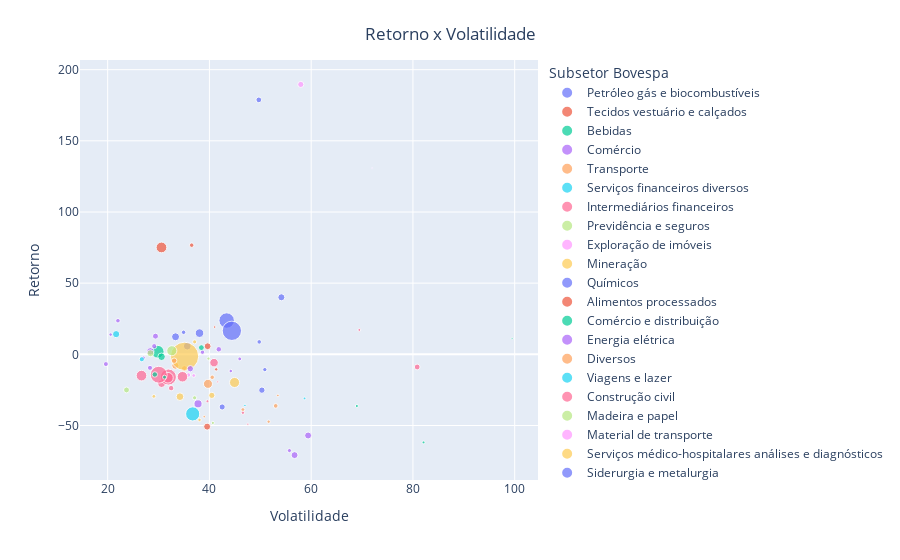

Notebook source saved alongside this figure:
### Code cell
fig = px.scatter(
    data_frame=vol_part,
    x='Volatilidade',
    y='Retorno',
    size='Participação no Ibovespa',
    color='Subsetor Bovespa',
    hover_name='Ativo',
)
fig.update_layout({'title': {'text': 'Retorno x Volatilidade', 'x':0.5, 'y':0.95}})
fig.show()

### Figure 1 — Plotly figure (JSON) as saved in the notebook; plotly's stock layout.template omitted (floating-point values rounded to 4 significant figures)
{"data": [{"hovertemplate": "<b>%{hovertext}</b><br><br>Subsetor Bovespa=Petróleo gás e biocombustíveis<br>Volatilidade=%{x}<br>Retorno=%{y}<br>Participação no Ibovespa=%{marker.size}<extra></extra>", "hovertext": ["RRRP3", "CSAN3", "PETR3", "PETR4", "PRIO3", "UGPA3", "VBBR3"], "legendgroup": "Petróleo gás e biocombustíveis", "marker": {"color": "#636efa", "size": [0.356, 1.225, 4.616, 7.185, 0.956, 0.726, 1.163], "sizemode": "area", "sizeref": 0.03853, "symbol": "circle"}, "mode": "markers", "name": "Petróleo gás e biocombustíveis", "orientation": "v", "showlegend": true, "type": "scatter", "x": [50.89, 33.34, 43.39, 44.41, 54.14, 42.51, 35.65], "xaxis": "x", "y": [-10.75, 12.32, 23.73, 16.52, 40.06, -36.98, 5.749], "yaxis": "y"}, {"hovertemplate": "<b>%{hovertext}</b><br><br>Subsetor Bovespa=Tecidos vestuário e calçados<br>Volatilidade=%{x}<br>Retorno=%{y}<br>Participação no Ibovespa=%{marker.size}<extra></extra>", "hovertext": ["ALPA4"], "legendgroup": "Tecidos vestuário e calçados", "marker": {"color": "#EF553B", "size": [0.227], "sizemode": "area", "sizeref": 0.03853, "symbol": "circle"}, "mode": "markers", "name": "Tecidos vestuário e calçados", "orientation": "v", "showlegend": true, "type": "scatter", "x": [41.33], "xaxis": "x", "y": [-10.56], "yaxis": "y"}, {"hovertemplate": "<b>%{hovertext}</b><br><br>Subsetor Bovespa=Bebidas<br>Volatilidade=%{x}<br>Retorno=%{y}<br>Participação no Ibovespa=%{marker.size}<extra></extra>", "hovertext": ["ABEV3"], "legendgroup": "Bebidas", "marker": {"color": "#00cc96", "size": [3.134], "sizemode": "area", "sizeref": 0.03853, "symbol": "circle"}, "mode": "markers", "name": "Bebidas", "orientation": "v", "showlegend": true, "type": "scatter", "x": [29.84], "xaxis": "x", "y": [1.823], "yaxis": "y"}, {"hovertemplate": "<b>%{hovertext}</b><br><br>Subsetor Bovespa=Comércio<br>Volatilidade=%{x}<br>Retorno=%{y}<br>Participação no Ibovespa=%{marker.size}<extra></extra>", "hovertext": ["AMER3", "SOMA3", "LREN3", "MGLU3", "PETZ3", "VIIA3"], "legendgroup": "Comércio", "marker": {"color": "#ab63fa", "size": [0.941, 0.289, 1.261, 0.928, 0.241, 0.331], "sizemode": "area", "sizeref": 0.03853, "symbol": "circle"}, "mode": "markers", "name": "Comércio", "orientation": "v", "showlegend": true, "type": "scatter", "x": [59.4, 45.96, 37.76, 56.74, 44.2, 55.73], "xaxis": "x", "y": [-57.03, -3.194, -34.8, -70.82, -11.75, -67.63], "yaxis": "y"}, {"hovertemplate": "<b>%{hovertext}</b><br><br>Subsetor Bovespa=Transporte<br>Volatilidade=%{x}<br>Retorno=%{y}<br>Participação no Ibovespa=%{marker.size}<extra></extra>", "hovertext": ["AZUL4", "CCRO3", "ECOR3", "GOLL4", "RAIL3"], "legendgroup": "Transporte", "marker": {"color": "#FFA15A", "size": [0.421, 0.646, 0.122, 0.134, 0.976], "sizemode": "area", "sizeref": 0.03853, "symbol": "circle"}, "mode": "markers", "name": "Transporte", "orientation": "v", "showlegend": true, "type": "scatter", "x": [53.03, 35.09, 38.98, 53.45, 33.3], "xaxis": "x", "y": [-36.23, -10.01, -43.78, -28.89, -7.979], "yaxis": "y"}, {"hovertemplate": "<b>%{hovertext}</b><br><br>Subsetor Bovespa=Serviços financeiros diversos<br>Volatilidade=%{x}<br>Retorno=%{y}<br>Participação no Ibovespa=%{marker.size}<extra></extra>", "hovertext": ["B3SA3", "CIEL3"], "legendgroup": "Serviços financeiros diversos", "marker": {"color": "#19d3f3", "size": [3.854, 0.119], "sizemode": "area", "sizeref": 0.03853, "symbol": "circle"}, "mode": "markers", "name": "Serviços financeiros diversos", "orientation": "v", "showlegend": true, "type": "scatter", "x": [36.71, 46.98], "xaxis": "x", "y": [-41.86, -35.88], "yaxis": "y"}, {"hovertemplate": "<b>%{hovertext}</b><br><br>Subsetor Bovespa=Intermediários financeiros<br>Volatilidade=%{x}<br>Retorno=%{y}<br>Participação no Ibovespa=%{marker.size}<extra></extra>", "hovertext": ["BIDI11", "BPAN4", "BBDC3", "BBDC4", "BBAS3", "BPAC11", "ITSA4", "ITUB4", "SANB11"], "legendgroup": "Intermediários financeiros", "marker": {"color": "#FF6692", "size": [0.653, 0.162, 1.2, 4.956, 2.179, 1.402, 2.2, 5.497, 0.573], "sizemode": "area", "sizeref": 0.03853, "symbol": "circle"}, "mode": "markers", "name": "Intermediários financeiros", "orientation": "v", "showlegend": true, "type": "scatter", "x": [80.83, 69.46, 30.6, 31.93, 31.85, 40.91, 26.65, 30.04, 32.48], "xaxis": "x", "y": [-8.901, 17.14, -20.55, -15.96, -16.44, -5.853, -14.96, -14.33, -23.75], "yaxis": "y"}, {"hovertemplate": "<b>%{hovertext}</b><br><br>Subsetor Bovespa=Previdência e seguros<br>Volatilidade=%{x}<br>Retorno=%{y}<br>Participação no Ibovespa=%{marker.size}<extra></extra>", "hovertext": ["BBSE3", "IRBR3", "SULA11"], "legendgroup": "Previdência e seguros", "marker": {"color": "#B6E880", "size": [0.677, 0.197, 0.328], "sizemode": "area", "sizeref": 0.03853, "symbol": "circle"}, "mode": "markers", "name": "Previdência e seguros", "orientation": "v", "showlegend": true, "type": "scatter", "x": [23.71, 40.67, 37.09], "xaxis": "x", "y": [-25.04, -48.2, -30.54], "yaxis": "y"}, {"hovertemplate": "<b>%{hovertext}</b><br><br>Subsetor Bovespa=Exploração de imóveis<br>Volatilidade=%{x}<br>Retorno=%{y}<br>Participação no Ibovespa=%{marker.size}<extra></extra>", "hovertext": ["BRML3", "MULT3"], "legendgroup": "Exploração de imóveis", "marker": {"color": "#FF97FF", "size": [0.369, 0.265], "sizemode": "area", "sizeref": 0.03853, "symbol": "circle"}, "mode": "markers", "name": "Exploração de imóveis", "orientation": "v", "showlegend": true, "type": "scatter", "x": [35.88, 36.92], "xaxis": "x", "y": [-14.51, -14.88], "yaxis": "y"}, {"hovertemplate": "<b>%{hovertext}</b><br><br>Subsetor Bovespa=Mineração<br>Volatilidade=%{x}<br>Retorno=%{y}<br>Participação no Ibovespa=%{marker.size}<extra></extra>", "hovertext": ["BRAP4", "VALE3"], "legendgroup": "Mineração", "marker": {"color": "#FECB52", "size": [0.325, 15.41], "sizemode": "area", "sizeref": 0.03853, "symbol": "circle"}, "mode": "markers", "name": "Mineração", "orientation": "v", "showlegend": true, "type": "scatter", "x": [37.1, 35.11], "xaxis": "x", "y": [8.755, -1.397], "yaxis": "y"}, {"hovertemplate": "<b>%{hovertext}</b><br><br>Subsetor Bovespa=Químicos<br>Volatilidade=%{x}<br>Retorno=%{y}<br>Participação no Ibovespa=%{marker.size}<extra></extra>", "hovertext": ["BRKM5"], "legendgroup": "Químicos", "marker": {"color": "#636efa", "size": [0.63], "sizemode": "area", "sizeref": 0.03853, "symbol": "circle"}, "mode": "markers", "name": "Químicos", "orientation": "v", "showlegend": true, "type": "scatter", "x": [49.71], "xaxis": "x", "y": [178.8], "yaxis": "y"}, {"hovertemplate": "<b>%{hovertext}</b><br><br>Subsetor Bovespa=Alimentos processados<br>Volatilidade=%{x}<br>Retorno=%{y}<br>Participação no Ibovespa=%{marker.size}<extra></extra>", "hovertext": ["BRFS3", "JBSS3", "MRFG3", "BEEF3"], "legendgroup": "Alimentos processados", "marker": {"color": "#EF553B", "size": [0.9, 2.225, 0.393, 0.118], "sizemode": "area", "sizeref": 0.03853, "symbol": "circle"}, "mode": "markers", "name": "Alimentos processados", "orientation": "v", "showlegend": true, "type": "scatter", "x": [39.65, 30.58, 36.52, 41.03], "xaxis": "x", "y": [5.678, 75.09, 76.7, 19.15], "yaxis": "y"}, {"hovertemplate": "<b>%{hovertext}</b><br><br>Subsetor Bovespa=Comércio e distribuição<br>Volatilidade=%{x}<br>Retorno=%{y}<br>Participação no Ibovespa=%{marker.size}<extra></extra>", "hovertext": ["CRFB3", "HYPE3", "PCAR3", "RADL3"], "legendgroup": "Comércio e distribuição", "marker": {"color": "#00cc96", "size": [0.303, 0.576, 0.16, 1.103], "sizemode": "area", "sizeref": 0.03853, "symbol": "circle"}, "mode": "markers", "name": "Comércio e distribuição", "orientation": "v", "showlegend": true, "type": "scatter", "x": [31.18, 29.27, 82.09, 30.59], "xaxis": "x", "y": [-16.04, -14.16, -61.91, -1.721], "yaxis": "y"}, {"hovertemplate": "<b>%{hovertext}</b><br><br>Subsetor Bovespa=Energia elétrica<br>Volatilidade=%{x}<br>Retorno=%{y}<br>Participação no Ibovespa=%{marker.size}<extra></extra>", "hovertext": ["CMIG4", "CPLE6", "CPFE3", "ELET3", "ELET6", "ENBR3", "ENGI11", "ENEV3", "EGIE3", "EQTL3", "TAEE11"], "legendgroup": "Energia elétrica", "marker": {"color": "#ab63fa", "size": [0.689, 0.517, 0.252, 0.581, 0.386, 0.236, 0.499, 0.776, 0.479, 1.069, 0.396], "sizemode": "area", "sizeref": 0.03853, "symbol": "circle"}, "mode": "markers", "name": "Energia elétrica", "orientation": "v", "showlegend": true, "type": "scatter", "x": [29.4, 29.15, 27.06, 41.84, 38.63, 20.59, 28.32, 36.25, 19.65, 28.39, 22.02], "xaxis": "x", "y": [12.76, 5.743, -2.441, 3.535, 1.511, 13.86, -9.497, -10.12, -6.847, 2.096, 23.61], "yaxis": "y"}, {"hovertemplate": "<b>%{hovertext}</b><br><br>Subsetor Bovespa=Diversos<br>Volatilidade=%{x}<br>Retorno=%{y}<br>Participação no Ibovespa=%{marker.size}<extra></extra>", "hovertext": ["COGN3", "RENT3", "LCAM3", "YDUQ3"], "legendgroup": "Diversos", "marker": {"color": "#FFA15A", "size": [0.215, 1.579, 0.384, 0.299], "sizemode": "area", "sizeref": 0.03853, "symbol": "circle"}, "mode": "markers", "name": "Diversos", "orientation": "v", "showlegend": true, "type": "scatter", "x": [51.64, 39.71, 40.55, 46.58], "xaxis": "x", "y": [-47.32, -20.74, -16.11, -38.87], "yaxis": "y"}, {"hovertemplate": "<b>%{hovertext}</b><br><br>Subsetor Bovespa=Viagens e lazer<br>Volatilidade=%{x}<br>Retorno=%{y}<br>Participação no Ibovespa=%{marker.size}<extra></extra>", "hovertext": ["CVCB3"], "legendgroup": "Viagens e lazer", "marker": {"color": "#19d3f3", "size": [0.139], "sizemode": "area", "sizeref": 0.03853, "symbol": "circle"}, "mode": "markers", "name": "Viagens e lazer", "orientation": "v", "showlegend": true, "type": "scatter", "x": [58.7], "xaxis": "x", "y": [-31.0], "yaxis": "y"}, {"hovertemplate": "<b>%{hovertext}</b><br><br>Subsetor Bovespa=Construção civil<br>Volatilidade=%{x}<br>Retorno=%{y}<br>Participação no Ibovespa=%{marker.size}<extra></extra>", "hovertext": ["CYRE3", "EZTC3", "JHSF3", "MRVE3"], "legendgroup": "Construção civil", "marker": {"color": "#FF6692", "size": [0.219, 0.1, 0.085, 0.176], "sizemode": "area", "sizeref": 0.03853, "symbol": "circle"}, "mode": "markers", "name": "Construção civil", "orientation": "v", "showlegend": true, "type": "scatter", "x": [46.58, 47.56, 41.64, 39.62], "xaxis": "x", "y": [-41.03, -49.1, -19.36, -32.97], "yaxis": "y"}, {"hovertemplate": "<b>%{hovertext}</b><br><br>Subsetor Bovespa=Madeira e papel<br>Volatilidade=%{x}<br>Retorno=%{y}<br>Participação no Ibovespa=%{marker.size}<extra></extra>", "hovertext": ["DXCO3", "KLBN11", "SUZB3"], "legendgroup": "Madeira e papel", "marker": {"color": "#B6E880", "size": [0.193, 0.936, 1.966], "sizemode": "area", "sizeref": 0.03853, "symbol": "circle"}, "mode": "markers", "name": "Madeira e papel", "orientation": "v", "showlegend": true, "type": "scatter", "x": [39.81, 28.41, 32.61], "xaxis": "x", "y": [-2.981, 0.7574, 2.507], "yaxis": "y"}, {"hovertemplate": "<b>%{hovertext}</b><br><br>Subsetor Bovespa=Material de transporte<br>Volatilidade=%{x}<br>Retorno=%{y}<br>Participação no Ibovespa=%{marker.size}<extra></extra>", "hovertext": ["EMBR3"], "legendgroup": "Material de transporte", "marker": {"color": "#FF97FF", "size": [0.728], "sizemode": "area", "sizeref": 0.03853, "symbol": "circle"}, "mode": "markers", "name": "Material de transporte", "orientation": "v", "showlegend": true, "type": "scatter", "x": [57.95], "xaxis": "x", "y": [189.6], "yaxis": "y"}, {"hovertemplate": "<b>%{hovertext}</b><br><br>Subsetor Bovespa=Serviços médico-hospitalares análises e diagnósticos<br>Volatilidade=%{x}<br>Retorno=%{y}<br>Participação no Ibovespa=%{marker.size}<extra></extra>", "hovertext": ["FLRY3", "HAPV3", "GNDI3", "QUAL3", "RDOR3"], "legendgroup": "Serviços médico-hospitalares análises e diagnósticos", "marker": {"color": "#FECB52", "size": [0.276, 0.75, 1.957, 0.231, 1.134], "sizemode": "area", "sizeref": 0.03853, "symbol": "circle"}, "mode": "markers", "name": "Serviços médico-hospitalares análises e diagnósticos", "orientation": "v", "showlegend": true, "type": "scatter", "x": [29.08, 40.47, 44.94, 38.05, 34.21], "xaxis": "x", "y": [-29.54, -28.83, -19.79, -46.09, -29.76], "yaxis": "y"}, {"hovertemplate": "<b>%{hovertext}</b><br><br>Subsetor Bovespa=Siderurgia e metalurgia<br>Volatilidade=%{x}<br>Retorno=%{y}<br>Participação no Ibovespa=%{marker.size}<extra></extra>", "hovertext": ["GGBR4", "GOAU4", "CSNA3", "USIM5"], "legendgroup": "Siderurgia e metalurgia", "marker": {"color": "#636efa", "size": [1.434, 0.382, 0.779, 0.396], "sizemode": "area", "sizeref": 0.03853, "symbol": "circle"}, "mode": "markers", "name": "Siderurgia e metalurgia", "orientation": "v", "showlegend": true, "type": "scatter", "x": [38.05, 34.93, 50.31, 49.79], "xaxis": "x", "y": [14.89, 15.48, -25.17, 8.727], "yaxis": "y"}, {"hovertemplate": "<b>%{hovertext}</b><br><br>Subsetor Bovespa=Produtos de uso pessoal e de limpeza<br>Volatilidade=%{x}<br>Retorno=%{y}<br>Participação no Ibovespa=%{marker.size}<extra></extra>", "hovertext": ["NTCO3"], "legendgroup": "Produtos de uso pessoal e de limpeza", "marker": {"color": "#EF553B", "size": [0.936], "sizemode": "area", "sizeref": 0.03853, "symbol": "circle"}, "mode": "markers", "name": "Produtos de uso pessoal e de limpeza", "orientation": "v", "showlegend": true, "type": "scatter", "x": [39.55], "xaxis": "x", "y": [-50.8], "yaxis": "y"}, {"hovertemplate": "<b>%{hovertext}</b><br><br>Subsetor Bovespa=Programas e serviços<br>Volatilidade=%{x}<br>Retorno=%{y}<br>Participação no Ibovespa=%{marker.size}<extra></extra>", "hovertext": ["LWSA3", "CASH3", "TOTS3"], "legendgroup": "Programas e serviços", "marker": {"color": "#00cc96", "size": [0.187, 0.072, 0.654], "sizemode": "area", "sizeref": 0.03853, "symbol": "circle"}, "mode": "markers", "name": "Programas e serviços", "orientation": "v", "showlegend": true, "type": "scatter", "x": [68.98, 99.49, 38.42], "xaxis": "x", "y": [-36.31, 11.15, 4.691], "yaxis": "y"}, {"hovertemplate": "<b>%{hovertext}</b><br><br>Subsetor Bovespa=Computadores e equipamentos<br>Volatilidade=%{x}<br>Retorno=%{y}<br>Participação no Ibovespa=%{marker.size}<extra></extra>", "hovertext": ["POSI3"], "legendgroup": "Computadores e equipamentos", "marker": {"color": "#ab63fa", "size": [0.033], "sizemode": "area", "sizeref": 0.03853, "symbol": "circle"}, "mode": "markers", "name": "Computadores e equipamentos", "orientation": "v", "showlegend": true, "type": "scatter", "x": [71.98], "xaxis": "x", "y": [130.8], "yaxis": "y"}, {"hovertemplate": "<b>%{hovertext}</b><br><br>Subsetor Bovespa=Água e saneamento<br>Volatilidade=%{x}<br>Retorno=%{y}<br>Participação no Ibovespa=%{marker.size}<extra></extra>", "hovertext": ["SBSP3"], "legendgroup": "Água e saneamento", "marker": {"color": "#FFA15A", "size": [0.578], "sizemode": "area", "sizeref": 0.03853, "symbol": "circle"}, "mode": "markers", "name": "Água e saneamento", "orientation": "v", "showlegend": true, "type": "scatter", "x": [33.07], "xaxis": "x", "y": [-4.482], "yaxis": "y"}, {"hovertemplate": "<b>%{hovertext}</b><br><br>Subsetor Bovespa=Telecomunicações<br>Volatilidade=%{x}<br>Retorno=%{y}<br>Participação no Ibovespa=%{marker.size}<extra></extra>", "hovertext": ["VIVT3", "TIMS3"], "legendgroup": "Telecomunicações", "marker": {"color": "#19d3f3", "size": [1.002, 0.5], "sizemode": "area", "sizeref": 0.03853, "symbol": "circle"}, "mode": "markers", "name": "Telecomunicações", "orientation": "v", "showlegend": true, "type": "scatter", "x": [21.67, 26.71], "xaxis": "x", "y": [14.17, -3.476], "yaxis": "y"}, {"hovertemplate": "<b>%{hovertext}</b><br><br>Subsetor Bovespa=Máquinas e equipamentos<br>Volatilidade=%{x}<br>Retorno=%{y}<br>Participação no Ibovespa=%{marker.size}<extra></extra>", "hovertext": ["WEGE3"], "legendgroup": "Máquinas e equipamentos", "marker": {"color": "#FF6692", "size": [2.139], "sizemode": "area", "sizeref": 0.03853, "symbol": "circle"}, "mode": "markers", "name": "Máquinas e equipamentos", "orientation": "v", "showlegend": true, "type": "scatter", "x": [34.7], "xaxis": "x", "y": [-15.76], "yaxis": "y"}], "layout": {"legend": {"itemsizing": "constant", "title": {"text": "Subsetor Bovespa"}, "tracegroupgap": 0}, "margin": {"t": 60}, "title": {"text": "Retorno x Volatilidade", "x": 0.5, "y": 0.95}, "xaxis": {"anchor": "y", "domain": [0, 1], "title": {"text": "Volatilidade"}}, "yaxis": {"anchor": "x", "domain": [0, 1], "title": {"text": "Retorno"}}}}
